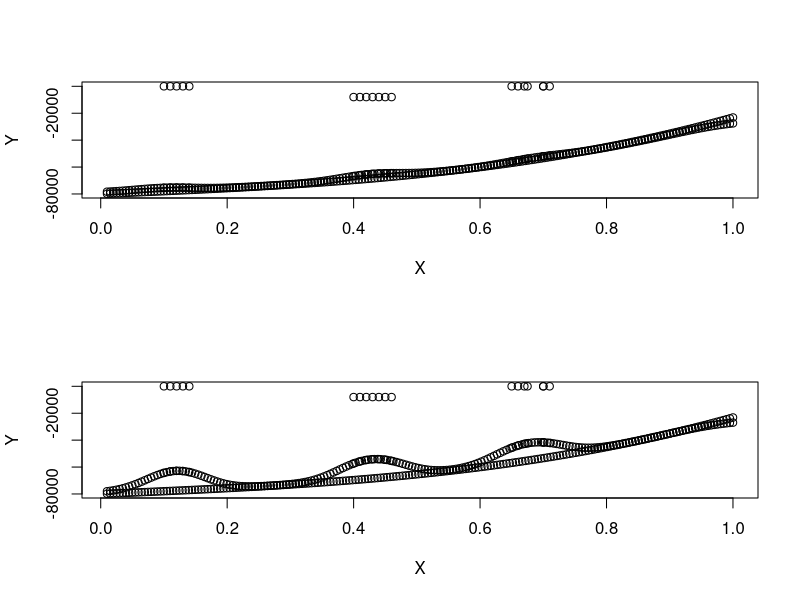

Here is the R script that generated this plot:
library(MASS)
set.seed(20)

x1=c(.1,.12,.11,.13,.14,.7,.7,.71,.65,.67,.675,.66,.4,.41,.42,.43,.44,.45,.46)
u<- seq(0.01,1,length.out = 200)
X=c(x1,u)
X=matrix(X)
noise <- rnorm(length(u),0,0.3)
Y=M=basicMethod=matrix(0, nrow = length(X), ncol = 1)
y1=c(5,5.1,4.9,4.8,5.2,-1,-.9,-.92,-.93,-.93,-.9,-.88,-8001,-8001,-8000,-8003,-8004,-8005,-8006)
y2=400*(100*u^3+50*sin(u)-200)+as.matrix(noise)
Y=c(y1,y2)

G=matrix(0, nrow = length(X), ncol = 2)
for(i in c(1:length(X))){
  for(j in c(1:2)){
    if(j==1){
      G[i,j]=X[i]}else{
        G[i,j]=Y[i]}
  }}
sigma=8000000
K=matrix(0, nrow = length(X), ncol = length(X))
W=matrix(0, nrow = length(X), ncol = 1)

  for(j in c(1:length(X))){
    K[,j]=exp(-rowSums((sweep(G,2,G[j,],FUN="-"))^2)/sigma^2)
  }

T=matrix(0, nrow = length(X), ncol = 1)
D=matrix(0, nrow = length(X), ncol = 1)
Z=matrix(0, nrow = length(X), ncol = 1)
for(n in c(1:length(X))){
  for(i in c(1:length(X))){
    T[i]=exp(-sum((G[i,]-G[n,])^2)/sigma^2)
    
    D[i]= sqrt(1+1-2*T[i])
    if(D[i]==0)
    {
      Z[i]=0
    }else{
      Z[i]=1/D[i]
    }
  }
  P=matrix(0, nrow = length(X), ncol = length(X))
  P=1+K-as.vector(T)
  
    for(j in c(1:length(X))){
      P[,j]=P[,j]-T[j]
    }
  
  W[n]=1-1/(length(X))*sqrt(t(Z)%*%P%*%Z)}
h=seq(0.04,0.04,1)
h=matrix(h)
for(j in c(1:length(h))){
  for(i in c(1:length(X))){
    temp=(X[,1]-X[i,1])/h[j,1]
    Ker=1/(sqrt(2*pi))*exp(-(temp^2)/2)
    num1=t(as.matrix(Ker))%*%Y
    denom1=sum(Ker)
    
    basicMethod[i,1]=num1/denom1
    
    num=t(as.matrix(Ker*W))%*%Y
    denom=(sum(Ker*W))
    M[i,1]=num/denom
  }
  
  par(mfrow=c(2,1))
  plot(X,Y,ylim=range(c(Y,M)))
  par(new=TRUE)
  plot(X,M, ylim=range(c(Y,M)), axes = FALSE, xlab = "", ylab = "")
  
  plot(X,Y,ylim=range(c(Y,basicMethod)))
  par(new=TRUE)
  plot(X,basicMethod, ylim=range(c(Y,basicMethod)), axes = FALSE, xlab = "", ylab = "")
  
}



